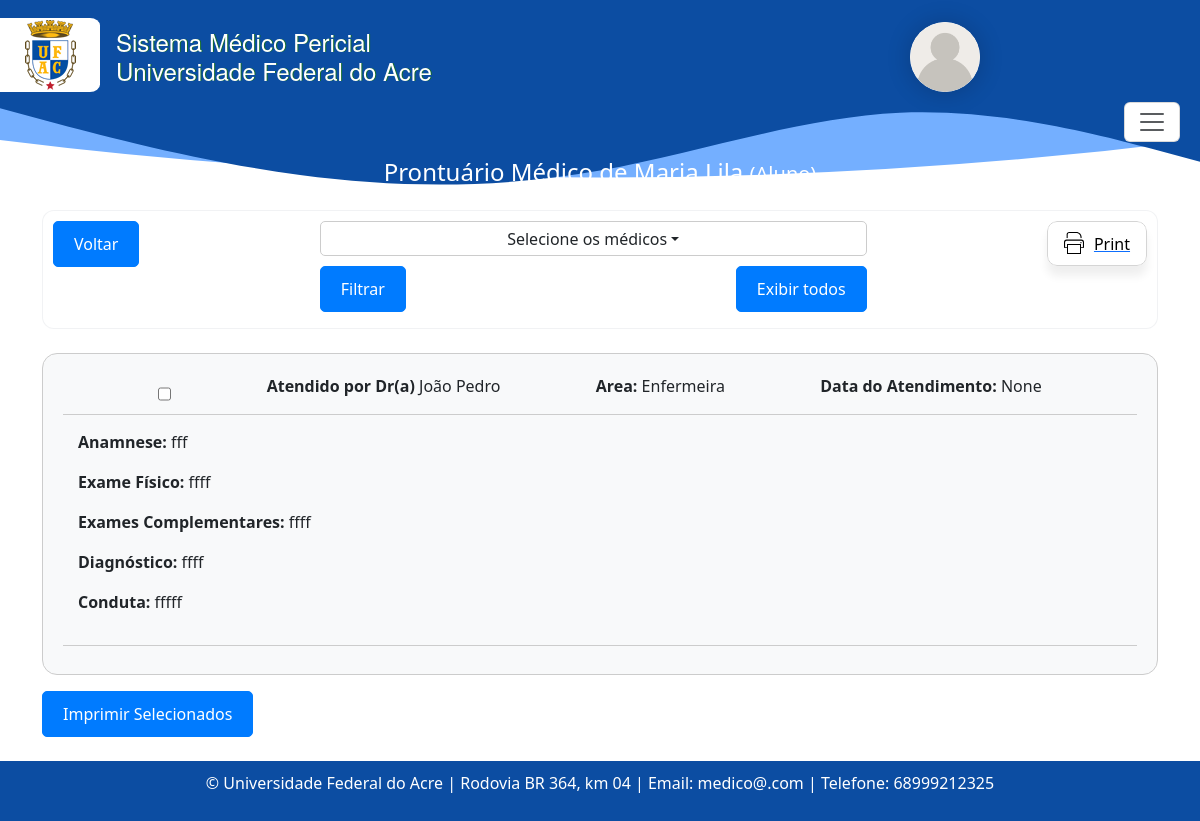
/prontuario_medico/26/, run on an earlier commit of the app's database.
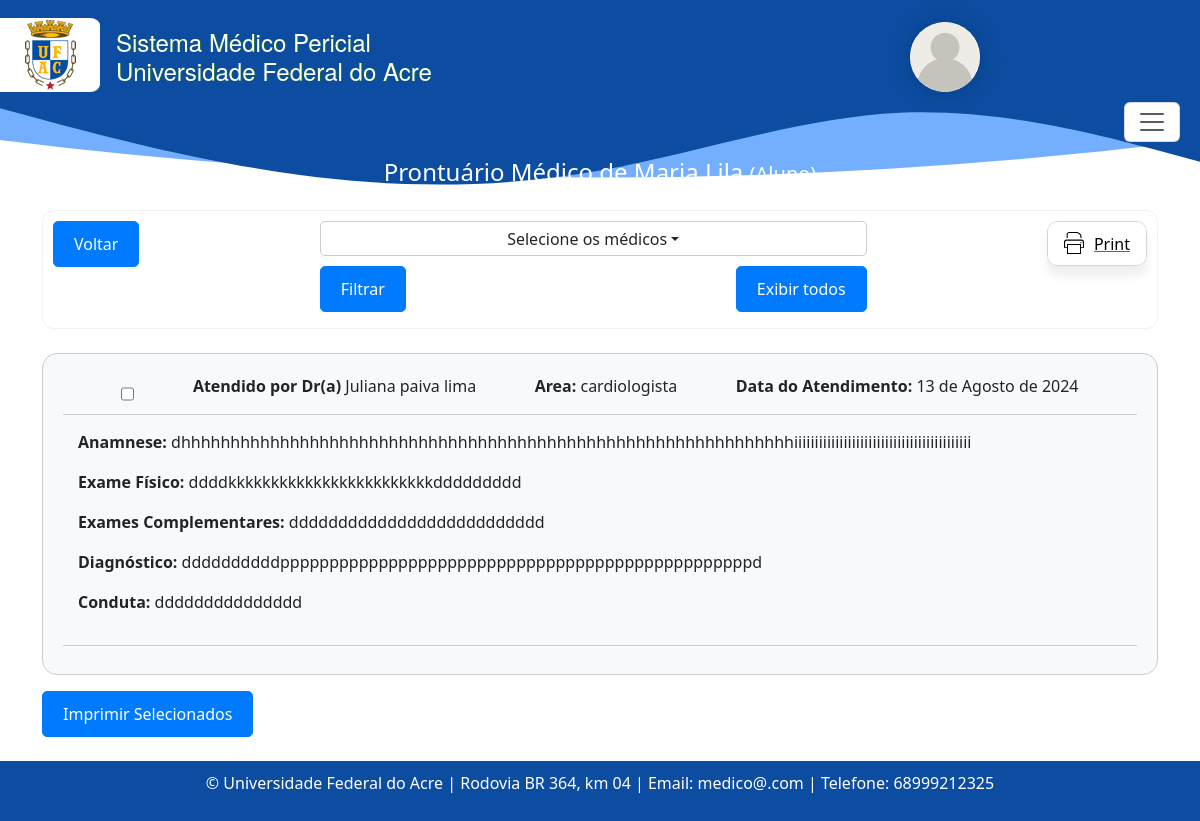
And on a later commit of the database.
### consulta/models.py (models this page shows, shortened)
class Atendimento(models.Model):
    agendamento = models.OneToOneField('Agendamento', on_delete=models.CASCADE)
    anamnese = models.TextField()
    exame_fisico = models.TextField()
    exames_complementares = models.TextField()
    pdf_exames = models.FileField(upload_to='exames_pdfs/', null=True, blank=True)
    diagnostico = models.TextField()
    conduta = models.TextField()
    inicio_atendimento = models.DateTimeField(null=True, blank=True)
    fim_atendimento = models.DateTimeField(null=True, blank=True)
    @property
    def profissional_saude(self):
        return self.agendamento.profissional_saude
    @property
    def data_atendimento(self):
        return self.agendamento.data_agendamento
    class Meta:
        ordering = ['agendamento']

class Agendamento(models.Model):
    TURNO_CHOICES = [
        ('manha', 'Manhã'),
        ('tarde', 'Tarde'),
    ]
    status_atendimento = models.CharField(max_length=20, choices=[
        ('confirmado', 'Confirmado'),
        ('ausente', 'Ausente'),
        ('pendente', 'Pendente'),
        ('cancelado', 'Cancelado'),
        ('atendido', 'Atendido'),
    ], default='pendente')
    paciente = models.ForeignKey('Paciente', on_delete=models.CASCADE)
    profissional_saude = models.ForeignKey('Profissionaldasaude', on_delete=models.CASCADE)
    data_agendamento = models.DateField('Data Agendamento', blank=False, null=False)
    turno = models.CharField(max_length=10, choices=TURNO_CHOICES)
    prioridade_atendimento = models.BooleanField(default=False)
    justificativa_cancelamento = models.TextField(blank=True, null=True)
    class Meta:
        ordering = ['-data_agendamento', 'paciente__nome']
        verbose_name = 'Agendamento'
        verbose_name_plural = 'Agendamentos'

class Profissionaldasaude(models.Model):
    SEXO_CHOICES = [
        ('M', 'Masculino'),
        ('F', 'Feminino'),
        ('O', 'Outro')
    ]
    usuario = models.ForeignKey(User, blank=True, null=True, on_delete=models.CASCADE)
    nome = models.CharField('Nome Completo', max_length=100)
    nome_social = models.CharField(max_length=100, blank=True, null=True, verbose_name='Nome Social')
    data_nascimento = models.DateField(u'Data de Nascimento', validators=[data_nasc_valida])
    email = models.EmailField()
    rg = models.CharField(max_length=20)
    cpf = models.CharField(max_length=14, validators=[validate_cpf, MinLengthValidator(11)])
    sexo = models.CharField(max_length=1, choices=SEXO_CHOICES)
    identificacao_unica = models.CharField(max_length=50, default='')
    cep = models.CharField(max_length=9)
    cidade = models.CharField(max_length=50)
    bairro = models.CharField(max_length=50, default='')
    uf = models.CharField('UF', max_length=2, choices=UF_CHOICE, default='AC')
    numero = models.CharField(max_length=10)
    ddd_telefone = models.CharField('Telefone Celular', max_length=14, help_text='Com DDD.')
    complemento = models.CharField(max_length=100, blank=True, null=True, default='') # blank=True, null=True é pra dizer que não é obrigatorio
    area = models.CharField(max_length=50, default='')
    unidade_siass = models.CharField(max_length=50, default='')
    formacao = models.CharField(max_length=20)
    conselho = models.CharField(max_length=20)
    registro = models.CharField(max_length=20)
    class Meta:
        ordering = ['nome', ]
        verbose_name = 'Profissonal de saúde'
        verbose_name_plural = 'Profissonais de saúde'

### consulta/views.py (the view)
# urls.py: path('prontuario_medico/<int:paciente_id>/', views.prontuario_medico, name='prontuario_medico'),
def prontuario_medico(request, paciente_id):
    paciente = Paciente.objects.get(pk=paciente_id)
    atendimentos = Atendimento.objects.filter(agendamento__paciente=paciente)
    profissionais_saude = Profissionaldasaude.objects.all()  # Obter todos os médicos
    return render(request, 'consultas/prontuario_medico.html', {'paciente': paciente, 'atendimentos': atendimentos, 'profissionais_saude': profissionais_saude})

### consulta/context_processors.py (called while the page is built, shortened)
def user_info(request):
    user = request.user
    context = {
        'user': user,
        'profissional_saude': None,
        'administrativo': None,
    }
    return context

### templates/consultas/prontuario_medico.html (shortened to what this page needs)
{% extends 'base.html' %}
{% block content %}
  <h4 class="text-center mb-4 text-white">Prontuário Médico de {{ paciente.nome }} <span style="font-size: smaller; font-weight:lighter ;">({{ paciente.tipo_paciente }})</span></h4>
  <div class="d-flex justify-content-between pb-3 mb-4 pt-" id="glass">
    <a class="btn btn-primary" href="{% url 'pacienteListagem' %}" style="height: fit-content;">Voltar</a>
    <form id="filtro-form" class="col-md-6">
      <div class="row align-items-end">
        <div class="col-md-12" style="">
          <div class="dropdown">
            <label class="dropdown-toggle" id="dropdownMenuButton" data-toggle="dropdown" aria-haspopup="true" aria-expanded="false" style="display: flex; justify-content: center; align-items: center; background-color: #fff;">Selecione os médicos</label>
          </div>
          <div class="buttons">
            <button class="btn btn-primary">Filtrar</button>
            <button id="exibir-todos-btn" class="btn btn-primary">Exibir todos</button>
          </div>
        </div>
      </div>
    </form>
    <a href="{% url 'pdf_prontuario_medico' paciente.id %}?medicos={{ medicos_ids|join:',' }}" target="_blank" class="print-btn" style="border: none;">
      <button class="print-btn">
        <span class="printer-wrapper">
          <span class="printer-container">
          </span>
          <span class="printer-page-wrapper"><span class="printer-page"></span></span>
        </span>
        Print
      </button>
    </a>
  </div>
  <dl id="patient-info" style="background-color: #f8f9fa;">
    {% for atendimento in atendimentos %}
        <div id="" class="flex d-flex justify-content-evenly">
            <input type="checkbox" class="select-atendimento" value="{{ atendimento.id }}">
            <p><strong>Atendido por Dr(a) </strong><span>{{ atendimento.profissional_saude.nome }}</span></p>
            <p><strong>Area: </strong><span>{{ atendimento.profissional_saude.area }}</span></p>
            <p><strong>Data do Atendimento: </strong><span>{{ atendimento.data_atendimento }}</span></p>
        </div>
        <dd id="diag">
            <p><strong>Anamnese:</strong> {{ atendimento.anamnese }}<br /></p>
            <p><strong>Exame Físico:</strong> {{ atendimento.exame_fisico }}<br /></p>
            <p><strong>Exames Complementares:</strong> {{ atendimento.exames_complementares }}<br /></p>
            <p><strong>Diagnóstico:</strong> {{ atendimento.diagnostico }}<br /></p>
            <p><strong>Conduta:</strong> {{ atendimento.conduta }}<br /> </p>
        </dd>
    {% empty %}
        <dt>Nenhum atendimento registrado para este paciente.</dt>
    {% endfor %}
</dl>
<button id="print-selected" class="btn btn-primary">Imprimir Selecionados</button>
{% endblock %}

What changed in the data, as far as the page shows it:
removed Atendimento: profissional_saude.nome "João Pedro", profissional_saude.area "Enfermeira", data_atendimento "None", anamnese "fff", exame_fisico "ffff", exames_complementares "ffff", diagnostico "ffff", conduta "fffff"
added Atendimento: profissional_saude.nome "Juliana paiva lima", profissional_saude.area "cardiologista", data_atendimento "13 de Agosto de 2024", anamnese "dhhhhhhhhhhhhhhhhhhhhhhhhhhhhhhhhhhhhhhhhhhhhhhhhhhhhhhhhhhhhhhiiiiiiiiiiiiiiiiiiiiiiiiiiiiiiiiiiiiiiiiiii", exame_fisico "ddddkkkkkkkkkkkkkkkkkkkkkkkkddddddddd", exames_complementares "dddddddddddddddddddddddddd", diagnostico "ddddddddddppppppppppppppppppppppppppppppppppppppppppppppppd", conduta "ddddddddddddddd"
